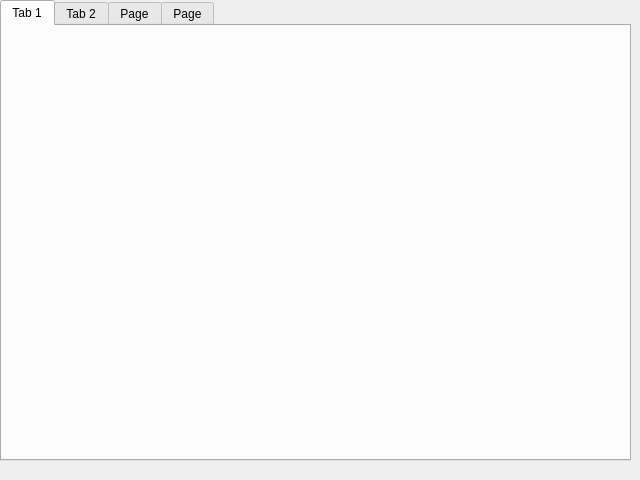
<?xml version="1.0" encoding="UTF-8"?>
<ui version="4.0">
 <class>Form</class>
 <widget class="QWidget" name="Form">
  <property name="geometry">
   <rect>
    <x>0</x>
    <y>0</y>
    <width>640</width>
    <height>480</height>
   </rect>
  </property>
  <property name="windowTitle">
   <string>Form</string>
  </property>
  <widget class="QTabWidget" name="tabWidget">
   <property name="geometry">
    <rect>
     <x>0</x>
     <y>0</y>
     <width>631</width>
     <height>461</height>
    </rect>
   </property>
   <property name="currentIndex">
    <number>0</number>
   </property>
   <widget class="QWidget" name="tab">
    <attribute name="title">
     <string>Tab 1</string>
    </attribute>
   </widget>
   <widget class="QWidget" name="tab_2">
    <attribute name="title">
     <string>Tab 2</string>
    </attribute>
   </widget>
   <widget class="QWidget" name="tab_3">
    <attribute name="title">
     <string>Page</string>
    </attribute>
   </widget>
   <widget class="QWidget" name="tab_4">
    <attribute name="title">
     <string>Page</string>
    </attribute>
   </widget>
  </widget>
 </widget>
 <resources/>
 <connections/>
</ui>
